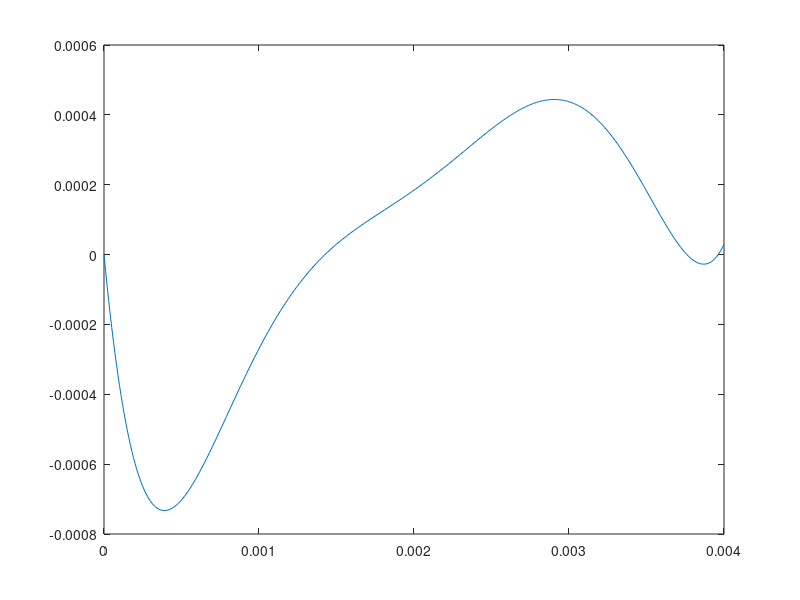

Write the MATLAB code that produced this figure.
%% Code to find needle lift profile
%% Rohit Mishra

% load('xanthane_prop.mat');
% f = fit( xanthane_prop(1:7,1), xanthane_prop(1:7,3),'rat23' );
% 
% 
% plot( f, xanthane_prop(:,1), xanthane_prop(:,3 ));

x = 0:1e-5:4e-3;

p1 =  0 ; %(-2.162e+23, -1.808e+23)
       p2 = 0;%  4.438e+21 ;% (4.029e+21, 4.846e+21)
       p3 =  0;%-4.352e+19 ;% (-4.766e+19, -3.938e+19)
       p4 =   5.54826989e13;%2.457e+17 ; %(2.216e+17, 2.699e+17)
       p5 =   - 7.04908939e11   ;% (-9.702e+14, -7.913e+14)
       p6 =   3.46202548e9 ; %(1.86e+12, 2.296e+12)
      p7 = - 8.29688306e6;
      p8 = 9871.79147;
      p9 = - 4.6569122;
      p10 = 2.90700300e-11;
          mult = p1*(x.^9) + p2*(x.^8) + p3*(x.^7) + p4*(x.^6) + ...
                    p5*(x.^5) + p6*(x.^4) + p7*(x.^3) + p8*(x.^2) + p9*x + p10;

plot(x,mult);
x1 = 0.0014632;
mult1 = p1*(x1^9) + p2*(x1^8) + p3*(x1^7) + p4*(x1^6) + ...
                    p5*(x1^5) + p6*(x1^4) + p7*(x1^3) + p8*(x1^2) + p9*x1 + p10;

% 
% Column1 = 0.00135:1e-7:0.004;
% Column2=2.90700300e-11 - 4.6569122*Column1 + 9871.79147*Column1.^2 ...
%     - 8.29688306e6*Column1.^3 + 3.46202548e9*Column1.^4 ...
% - 7.04908939e11*Column1.^5 + 5.54826989e13*Column1.^6;
% 
% 
% plot(Column1,Column2);
% hold on;
% plot(data(:,1), data(:,2 ));
%mult = p1*pow(t,9) + p2*pow(t,8) + p3*pow(t,7) + p4*pow(t,6) + p5*pow(t,5) + p6*pow(t,4) + p7*pow(t,3) + p8*pow(t,2) + p9*t + p10